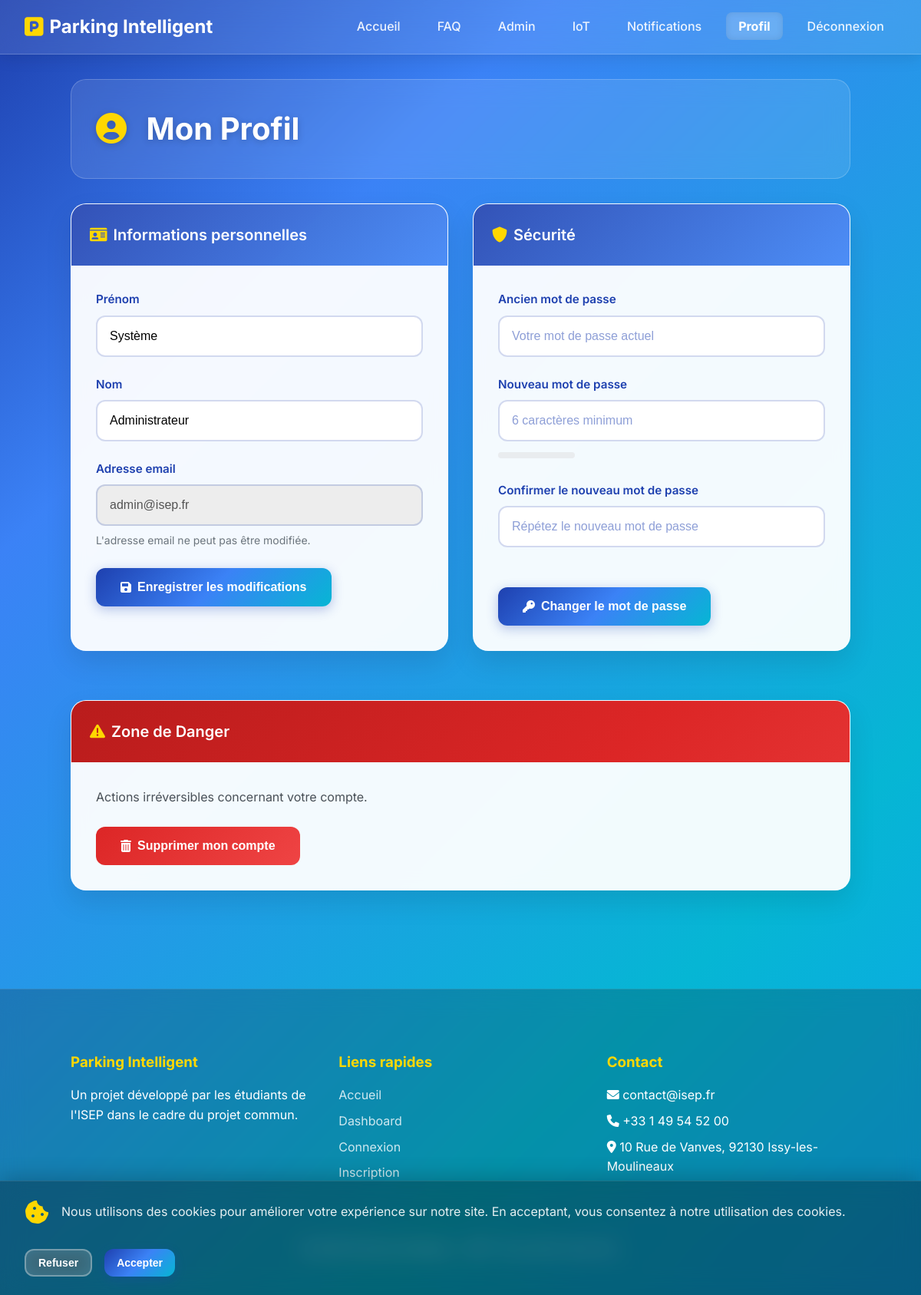
Screenshot of /profile (signed in) with the database file from the repository.
### tables this page shows
CREATE TABLE `users` (
  `id` int(11) NOT NULL,
  `email` varchar(255) NOT NULL,
  `password_hash` varchar(255) NOT NULL,
  `nom` varchar(255) DEFAULT NULL,
  `prenom` varchar(255) DEFAULT NULL,
  `is_admin` tinyint(1) NOT NULL DEFAULT 0,
  `recevoir_mails` tinyint(1) NOT NULL DEFAULT 1,
  `created_at` timestamp NULL DEFAULT current_timestamp(),
  `updated_at` timestamp NULL DEFAULT current_timestamp() ON UPDATE current_timestamp()
);

### app/controllers/AuthController.php (called while the page is built, shortened)
<?php
require_once ROOT_PATH . '/app/models/User.php';
class AuthController {
    public function profile() {
        $userModel = new User();
        $user = $userModel->findById($_SESSION['user_id']);
        require_once ROOT_PATH . '/app/views/profile.php';
    }
}

### config/database.php (called while the page is built, shortened)
<?php
class DatabaseManager {
    private static $config = [
        'local' => [
            'dsn'      => 'mysql:host=127.0.0.1;dbname=parking_db;charset=utf8mb4',
            'username' => 'root',
            'password' => '',
            'options'  => [
                PDO::ATTR_PERSISTENT => false,
                PDO::ATTR_ERRMODE => PDO::ERRMODE_EXCEPTION,
                PDO::ATTR_DEFAULT_FETCH_MODE => PDO::FETCH_ASSOC,
                PDO::ATTR_EMULATE_PREPARES => false,
            ]
        ],
        'iot' => [
            'dsn'      => 'pgsql:host=app.garageisep.com;port=5409;dbname=app_db',
            'username' => 'app_user',
            'password' => 'appg9',
            'options'  => [
                PDO::ATTR_PERSISTENT => false,
                PDO::ATTR_ERRMODE => PDO::ERRMODE_EXCEPTION,
                PDO::ATTR_DEFAULT_FETCH_MODE => PDO::FETCH_ASSOC,
            ]
        ]
    ];
    private static $connections = [];
    public static function getConnection($name = 'local') {
        if (!isset(self::$connections[$name])) {
            $config = self::$config[$name];
            try {
                self::$connections[$name] = new PDO(
                    $config['dsn'],
                    $config['username'],
                    $config['password'],
                    $config['options']
                );
            } catch (PDOException $e) {
                error_log("Erreur de connexion à la base de données '{$name}': " . $e->getMessage());
                die("Impossible de se connecter à la base de données '{$name}'.");
            }
        }
        return self::$connections[$name];
    }
    public static function closeConnection($name = null) {
        if ($name) {
            self::$connections[$name] = null;
            unset(self::$connections[$name]);
        } else {
            self::$connections = [];
        }
    }
}

### app/models/User.php (called while the page is built, shortened)
<?php
require_once ROOT_PATH . '/config/database.php';
class User {
    private $db;
    public function __construct() {
        $this->db = DatabaseManager::getConnection('local');
    }
    public function findById($id) {
        try {
            $stmt = $this->db->prepare("SELECT * FROM users WHERE id = ?");
            $stmt->execute([$id]);
            return $stmt->fetch();
        } catch (PDOException $e) {
            error_log("Erreur dans User::findById : " . $e->getMessage());
            return false;
        }
    }
}

### app/views/profile.php (the view, shortened to what this page needs)
<?php require_once ROOT_PATH . '/app/views/partials/header.php'; ?>
<div class="container">
    <div class="page-header">
        <h1><i class="fas fa-user-circle"></i> Mon Profil</h1>
    </div>
    <div class="profile-layout">
        <div class="card">
            <div class="card-header">
                <h3><i class="fas fa-id-card"></i> Informations personnelles</h3>
            </div>
            <div class="card-body">
                <form method="POST" action="<?= BASE_URL ?>/profile/update">
                    <div class="form-group">
                        <label for="prenom" class="form-label">Prénom</label>
                        <input type="text" id="prenom" name="prenom" class="form-control" value="<?= htmlspecialchars($user['prenom']) ?>" required>
                    </div>
                    <div class="form-group">
                        <label for="nom" class="form-label">Nom</label>
                        <input type="text" id="nom" name="nom" class="form-control" value="<?= htmlspecialchars($user['nom']) ?>" required>
                    </div>
                    <div class="form-group">
                        <label for="email" class="form-label">Adresse email</label>
                        <input type="email" id="email" name="email" class="form-control" value="<?= htmlspecialchars($user['email']) ?>" disabled>
                        <small class="form-text">L'adresse email ne peut pas être modifiée.</small>
                    </div>
                    <button type="submit" class="btn btn-primary">
                        <i class="fas fa-save"></i> Enregistrer les modifications
                    </button>
                </form>
            </div>
        </div>
        <div class="card">
            <div class="card-header">
                <h3><i class="fas fa-shield-alt"></i> Sécurité</h3>
            </div>
            <div class="card-body">
                <form method="POST" action="<?= BASE_URL ?>/profile/change-password">
                    <div class="form-group">
                        <label for="current_password" class="form-label">Ancien mot de passe</label>
                        <input type="password" id="current_password" name="current_password" class="form-control" required placeholder="Votre mot de passe actuel">
                    </div>
                    <div class="form-group">
                        <label for="password" class="form-label">Nouveau mot de passe</label>
                        <input type="password" id="new_password_profile" name="password" class="form-control" required minlength="6" placeholder="6 caractères minimum">
                        <div class="password-strength-bar">
                            <div class="strength-level" id="strength-level"></div>
                        </div>
                    </div>
                    <div class="form-group">
                        <label for="confirm_password" class="form-label">Confirmer le nouveau mot de passe</label>
                        <input type="password" id="confirm_password_profile" name="confirm_password" class="form-control" required placeholder="Répétez le nouveau mot de passe">
                        <div class="password-match" id="passwordMatchFeedback"></div>
                    </div>
                    <button type="submit" class="btn btn-primary">
                        <i class="fas fa-key"></i> Changer le mot de passe
                    </button>
                </form>
            </div>
        </div>
        <div class="card danger-zone-trigger">
            <div class="card-header">
                <h3><i class="fas fa-exclamation-triangle"></i> Zone de Danger</h3>
            </div>
            <div class="card-body">
                <p>Actions irréversibles concernant votre compte.</p>
                <button type="button" id="open-delete-modal-btn" class="btn btn-danger">
                    <i class="fas fa-trash-alt"></i> Supprimer mon compte
                </button>
            </div>
        </div>
    </div>
</div>
<?php require_once ROOT_PATH . '/app/views/partials/footer.php'; ?>

### public/css/style.css (style rules this page uses)
* { margin: 0; padding: 0; box-sizing: border-box; }
body { font-family: 'Inter', -apple-system, BlinkMacSystemFont, 'Segoe UI', Roboto, sans-serif; line-height: 1.6; color: #333; background: linear-gradient(135deg, #1e40af 0%, #3b82f6 25%, #06b6d4 75%, #0ea5e9 100%); min-height: 100vh; background-attachment: fixed; }
.container { max-width: 90%; margin: 0 auto; padding: 2rem; }
.card { background: rgba(255, 255, 255, 0.95); backdrop-filter: blur(10px); border-radius: 20px; box-shadow: 0 15px 35px rgba(0, 0, 0, 0.1); border: 1px solid rgba(255, 255, 255, 0.2); margin-bottom: 2rem; overflow: hidden; transition: all 0.3s ease; }
.card-header { background: linear-gradient(135deg, rgba(30, 64, 175, 0.9) 0%, rgba(59, 130, 246, 0.9) 100%); color: white; padding: 1.5rem; border-bottom: none; }
.card-header h3 { margin: 0; font-size: 1.25rem; font-weight: 600; display: flex; align-items: center; gap: 0.5rem; }
.card-header i { color: #ffd700; }
.card-body { padding: 2rem; }
.form-group { margin-bottom: 1.5rem; }
.form-label { display: block; margin-bottom: 0.5rem; font-weight: 600; color: #1e40af; font-size: 0.95rem; }
.form-control { width: 100%; padding: 1rem; border: 2px solid rgba(30, 64, 175, 0.2); border-radius: 12px; font-size: 1rem; transition: all 0.3s ease; background-color: rgba(255, 255, 255, 0.9); backdrop-filter: blur(5px); }
.form-control::placeholder { color: rgba(30, 64, 175, 0.5); }
.btn { display: inline-flex; align-items: center; gap: 0.5rem; padding: 1rem 2rem; border: none; border-radius: 12px; font-size: 1rem; font-weight: 600; text-decoration: none; cursor: pointer; transition: all 0.3s ease; text-align: center; position: relative; overflow: hidden; }
.btn::before { content: ''; position: absolute; top: 0; left: -100%; width: 100%; height: 100%; background: linear-gradient(90deg, transparent, rgba(255, 255, 255, 0.2), transparent); transition: left 0.5s; }
.btn-primary { background: linear-gradient(135deg, #1e40af 0%, #3b82f6 50%, #06b6d4 100%); color: white; box-shadow: 0 4px 15px rgba(30, 64, 175, 0.3); }
.btn-danger { background: linear-gradient(135deg, #dc2626 0%, #ef4444 100%); color: white; }
.page-header { display: flex; justify-content: space-between; align-items: center; margin-bottom: 2rem; padding: 2rem; background: rgba(255, 255, 255, 0.1); backdrop-filter: blur(15px); border-radius: 20px; border: 1px solid rgba(255, 255, 255, 0.2); }
.page-header h1 { color: white; margin: 0; font-size: 2.5rem; font-weight: 700; text-shadow: 0 2px 10px rgba(0, 0, 0, 0.2); }
.page-header h1 i { color: #ffd700; margin-right: 1rem; }
.card { animation: fadeInUp 0.6s ease-out; }

### app/views/profile.php (style rules this page uses)
.profile-layout { display: grid; grid-template-columns: 1fr; gap: 2rem; }
.form-text { display: block; margin-top: 0.5rem; font-size: 0.875rem; color: #6c757d; }
.form-control:disabled { background-color: rgba(230, 230, 230, 0.7); cursor: not-allowed; }
.danger-zone-trigger .card-header { background: linear-gradient(135deg, #b91c1c, #dc2626, #ef4444, #dc2626, #b91c1c); background-size: 300% 100%; animation: wave-animation 4s ease-in-out infinite; }
.danger-zone-trigger p { color: #495057; margin-bottom: 1.5rem; line-height: 1.7; }
.password-match { margin-top: 0.5rem; font-size: 0.85rem; height: 20px; font-weight: 500; transition: color 0.3s; }
.password-strength-bar { display: flex; align-items: center; gap: 0.5rem; margin-top: 0.5rem; height: 20px; }
.strength-level { width: 100px; height: 8px; background-color: #e9ecef; border-radius: 4px; overflow: hidden; transition: width 0.4s ease; }
.strength-level::before { content: ''; display: block; height: 100%; width: 0; border-radius: 4px; transition: width 0.4s ease, background-color 0.4s ease; }
@media (min-width: 992px) { .profile-layout { grid-template-columns: repeat(2, 1fr); grid-template-areas: "info security" "danger danger"; } }
@media (min-width: 992px) { .profile-layout .card:nth-child(1) { grid-area: info; } }
@media (min-width: 992px) { .profile-layout .card:nth-child(2) { grid-area: security; } }
@media (min-width: 992px) { .profile-layout .danger-zone-trigger { grid-area: danger; } }

### rows the page displays
users: prenom "Système", nom "Administrateur", email "admin@isep.fr"
